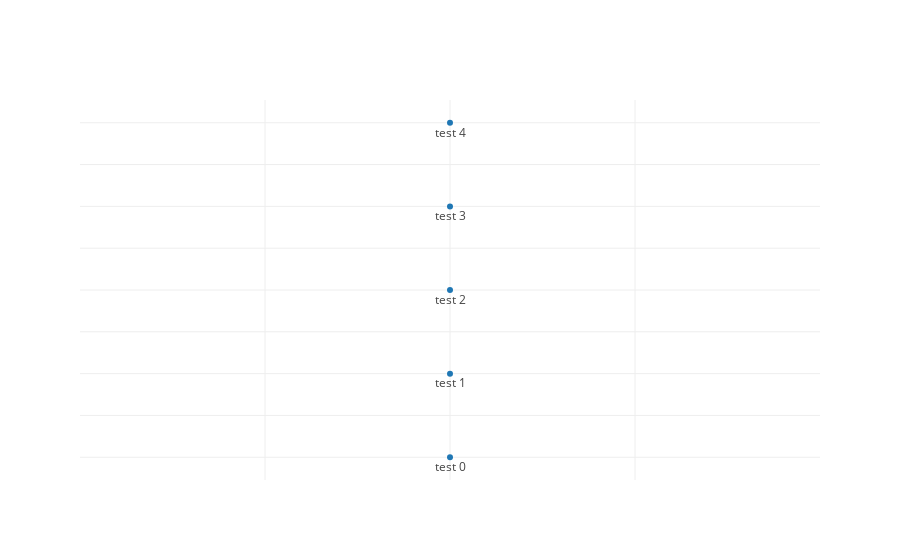

The notebook cell saved with this chart:
### Code cell
ht = ["apple", "orange", "banana", "grape", "lime"]

tr = go.Scatter(
    x = [1,1,1,1,1],
    y = [0,1,2,3,4],
    text = ["test " + str(i) for i in range(10)],
    mode = 'markers+text',
    name = 'markers',
    hoverinfo='text',
    hovertext = [],
    textposition = 'bottom',
    #hoveron = 'points'
)

layout = go.Layout(
    xaxis = dict(
        ticks='',
        zeroline=False,
        showticklabels=False
    ),
    yaxis = dict(
        zeroline=False,
        showline=False,
        ticks='',
        showticklabels=False
    ),
    hovermode='closest',
    hoverlabel=dict(),
    showlegend=False,
)

#print(tr['hovertext'])
#tr['hovertext'].append("lemon")
for h in ht:
    tr['hovertext'].append(h)

fig = go.Figure(data=[tr], layout=layout)
iplot(fig)

### Figure 1 — Plotly figure (JSON) as saved in the notebook; plotly's stock layout.template omitted (floating-point values rounded to 4 significant figures)
{"data": [{"hoverinfo": "text", "hovertext": ["apple", "orange", "banana", "grape", "lime"], "mode": "markers+text", "name": "markers", "text": ["test 0", "test 1", "test 2", "test 3", "test 4", "test 5", "test 6", "test 7", "test 8", "test 9"], "textposition": "bottom", "type": "scatter", "x": [1, 1, 1, 1, 1], "y": [0, 1, 2, 3, 4]}], "layout": {"hoverlabel": {}, "hovermode": "closest", "showlegend": false, "xaxis": {"showticklabels": false, "ticks": "", "zeroline": false}, "yaxis": {"showline": false, "showticklabels": false, "ticks": "", "zeroline": false}}}
